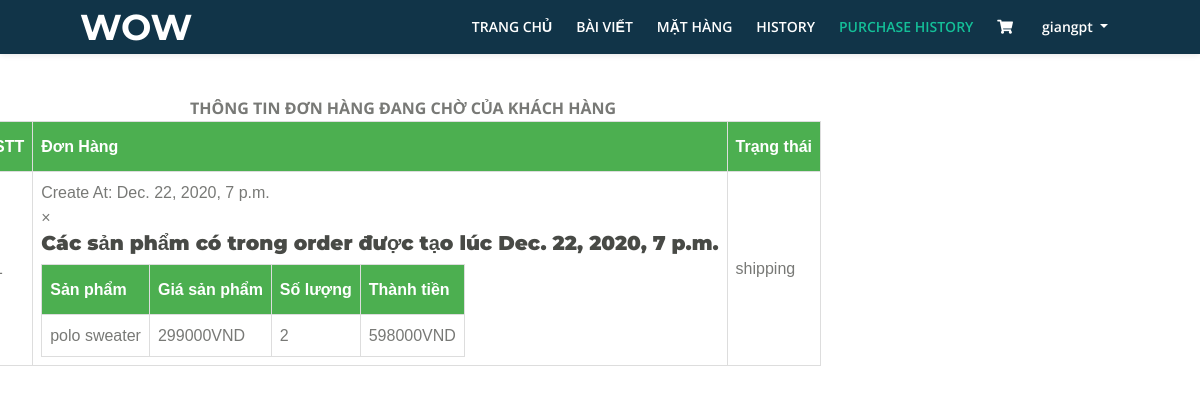
The app's page /view_sanpham/10/ (signed in), older data.
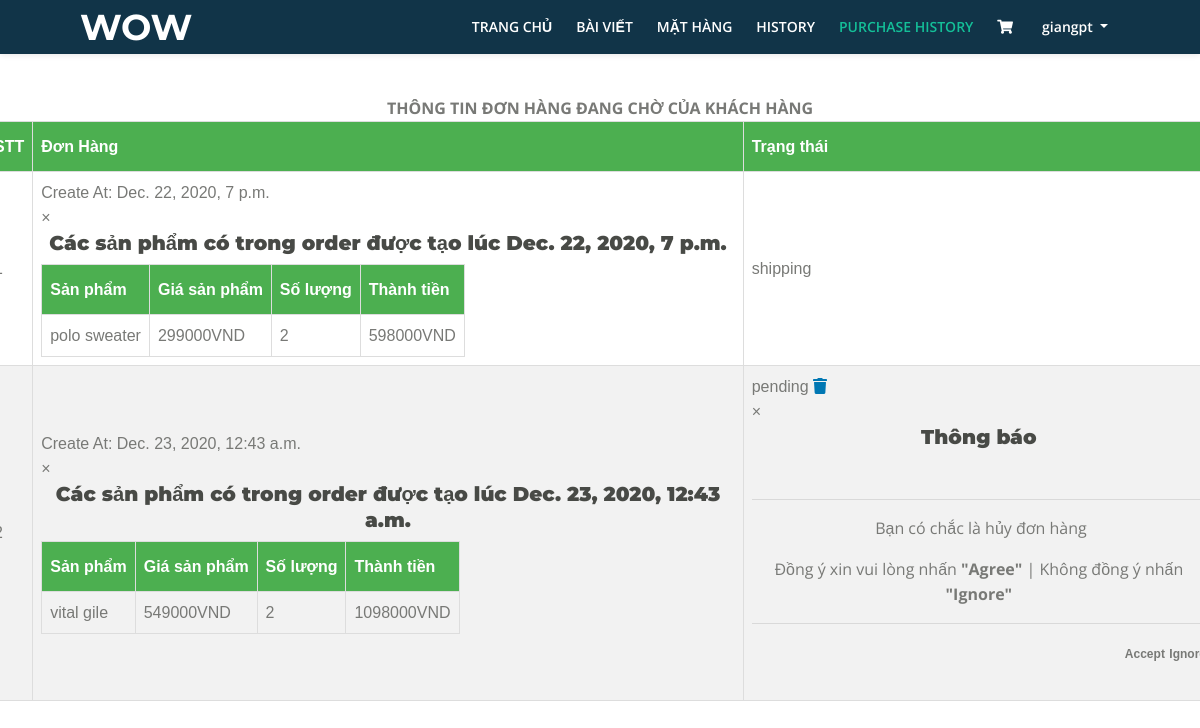
The same page, newer data.
### Page/models.py (models this page shows)
class Order(models.Model):
    id_cart = models.ForeignKey(Cart, on_delete=models.CASCADE, null=True, blank=True)
    id_user = models.ForeignKey(User, on_delete=models.CASCADE, null=True, blank=True)
    status_choice = (
        ('pending', 'pending'),
        ('confirm', 'confirm'),
        ('paid', 'paid'),
        ('shipping', 'shipping'),
        ('completed', 'completed'),
    )
    status = models.CharField(max_length=10, choices=status_choice, null=True, blank=True)
    address = models.TextField(max_length=1000, null=True, blank=True)

class Cart(models.Model):
    id_user = models.ForeignKey(User, on_delete=models.CASCADE, null=True, blank=True)
    total_price = models.IntegerField(null=True, blank=True)
    CreateAt = models.DateTimeField(auto_now=True)
    is_new = models.BooleanField(default=True)
    is_pending = models.BooleanField(default=True)

class CartItem(models.Model):
    id_product = models.ForeignKey(Product, on_delete=models.CASCADE, null=True, blank=True)
    id_cart = models.ForeignKey(Cart, on_delete=models.CASCADE, null=True, blank=True)
    num = models.IntegerField(default=0, null=True, blank=True)
    sum_product = models.FloatField(default=0, null=True, blank=True)
    is_checked = models.BooleanField(default=False)

class Product(models.Model):
    title = models.CharField(max_length=200, null=True, blank=True)
    description = models.CharField(max_length=3000, null=True, blank=True)
    img = models.FileField(upload_to='pro_image', null=True, blank=True)
    price = models.FloatField(default=0, null=True, blank=True)
    is_sale = models.BooleanField(default=False)
    price_sale = models.FloatField(default=0, null=True, blank=True)
    type = models.CharField(max_length=300, null=True, blank=True)
    size = models.CharField(max_length=10, null=True, blank=True)
    source = models.CharField(max_length=100, null=True, blank=True)
    for_male = models.BooleanField(default=False)
    for_female = models.BooleanField(default=False)
    TTs = models.TimeField(auto_now=True)
    TTe = models.TimeField(null=True, blank=True)
    def __str__(self):
        return self.title

### Page/views.py (the view)
# urls.py: url(r'^view_sanpham/(?P<id_user>\w+)/$', ViewProductUserBuy.as_view(), name='page_ViewProductUserBuy'),
class ViewProductUserBuy(TemplateView, LoginRequiredMixin):
    login_url = '/'
    template_name = '../Templates/Base_Product_User.html'
    def get(self, request, id_user):
        if request.user.is_authenticated():
            user_id = get_object_or_404(User, id=id_user)
            order = Order.objects.filter(id_user=user_id)
            cartItem = CartItem.objects.all()
            content = {
                'order': order,
                'cartItem': cartItem,
            }
            return render(request, self.template_name, content)
        else:
            return HttpResponseRedirect(reverse('Page:page_login'))

### Templates/Base_Product_User.html (shortened to what this page needs)
<!DOCTYPE html>
<html lang="en">
<head>
    <link href="/static/css/bootstrap.css" rel="stylesheet">
    <link href="/static/css/fontawesome-all.css" rel="stylesheet">
    <link href="/static/css/swiper.css" rel="stylesheet">
	<link href="/static/css/magnific-popup.css" rel="stylesheet">
	<link href="/static/css/styles_base_UI_home.css" rel="stylesheet">
</head>
<body>
    {% include 'NavigationBar/nav_User_or_Manager.html' %}
    <div class="row product-user-buy">
    <div>
        <div class="panel-heading" align="center"><b>THÔNG TIN ĐƠN HÀNG ĐANG CHỜ CỦA KHÁCH HÀNG</b></div>
    	<table class="w3-table-all" id="history-table">
            <thead>
                <tr>
                	<th class="w3-center">STT</th>
                	<th class="w3-center">Đơn Hàng</th>
                	<th class="w3-center">Trạng thái</th>
                </tr>
            </thead>
            <tbody>
                {% for item in order %}
                {% if item.status != 'completed' %}
                <tr>
                	<td class="w3-center">{{forloop.counter}}</td>
                    <td class="w3-center">Create At: {{item.id_cart.CreateAt}}
                        <div id="{{item.id}}" class="w3-modal">
                            <div class="w3-modal-content">
                                {% include 'Form/form_orderInfo.html'%}
                            </div>
                        </div>
                    </td>
                    {% if item.status == 'pending' or item.status == 'confirm' %}
                    <td class="w3-center">{{item.status}}
                        <span class="fa fa-trash" onclick="document.getElementById('id{{item.id}}').style.display='block'"
                              class="w3-button w3-black" style="color: #0077b3" data-toggle="tooltip" title="Xóa Đơn Đặt Hàng">
                        </span>
                        <div id="id{{item.id}}" class="w3-modal">
                            <div class="w3-modal-content">
                                {% include 'Form/form_cancelOrder.html'%}
                            </div>
                        </div>
                    </td>
                    {% else %}
                    <td class="w3-center">{{item.status}}</td>
                    {% endif %}
                </tr>
                {% endif %}
                {% endfor %}
            </tbody>
        </table>
	</div>
    </div>
</body>
</html>

### Templates/NavigationBar/nav_User_or_Manager.html (shortened to what this page needs)
<!DOCTYPE html>
<html lang="en">
<head>
    <link href="/static/css/bootstrap.css" rel="stylesheet">
    <link href="/static/css/fontawesome-all.css" rel="stylesheet">
    <link href="/static/css/swiper.css" rel="stylesheet">
    <link href="/static/css/magnific-popup.css" rel="stylesheet">
    <link href="/static/css/styles_base_UI_home.css" rel="stylesheet">
</head>
<body>
    <nav class="navbar navbar-expand-md navbar-dark navbar-custom fixed-top top-nav-collapse">
        <a class="navbar-brand logo-text page-scroll" href="{% url 'Page:page_Index_User' %}">WOW</a>
        <div class="collapse navbar-collapse" id="navbarsExampleDefault">
            <ul class="navbar-nav ml-auto">
                <li class="nav-item">
                    <a class="nav-link" href="{% url 'Page:page_Index_User' %}">TRANG CHỦ<span class="sr-only">(current)</span></a>
                </li>
                <li class="nav-item">
                    <a class="nav-link posts-page" href="{% url 'Page:page_blog_page' %}">BÀI VIẾT</a>
                </li>
                <li class="nav-item">
                    <a class="nav-link products-page" href="{% url 'Page:page_product_list' %}">MẶT HÀNG</a>
                </li>
                {% if user.customer.type == "US" %}
                    <li class="nav-item">
                        <a class="nav-link history" href="{% url 'Page:page_ViewHistory' user.id %}">HISTORY</a>
                    </li>
                    <li class="nav-item">
                        <a class="nav-link bill_status" href="{% url 'Page:page_ViewProductUserBuy' user.id %}">PURCHASE HISTORY</a>
                    </li>
                    <li class="nav-item">
                        <a href="{% url 'Page:page_BaseViewCart' user.id %}" class="icon-shopping-cart nav-link">
                            <i class="fa">&#xf07a;</i>
                        </a>
                    </li>
                {% endif %}
                <li class="nav-item dropdown">
                    <a class="nav-link dropdown-toggle page-scroll" id="navbarDropdown" role="button" aria-haspopup="true" aria-expanded="false">{{user.username}} </a>
                </li>
            </ul>
        </div>
    </nav>
</body>
</html>

### Templates/Form/form_orderInfo.html (shortened to what this page needs)
<!DOCTYPE html>
<html lang="en">
<head>
</head>
<body>
    <header class="w3-container w3-light-blue">
        <span onclick="document.getElementById('{{item.id}}').style.display='none'"
          class="w3-button w3-display-topright">&times;</span>
        <h4 align="center" style="color: #000099"><strong>Các sản phẩm có trong order được tạo lúc {{item.id_cart.CreateAt}}</strong></h4>
    </header>
    <table>
        <thead>
            <tr>
                <th>Sản phẩm</th>
                <th class="w3-center">Giá sản phẩm</th>
                <th class="w3-center">Số lượng</th>
                <th class="w3-center">Thành tiền</th>
            </tr>
        </thead>
        <tbody>
        {% for product in cartItem %}
            <tr>
                {% if product.id_cart == item.id_cart %}
                <td>{{product.id_product}}</td>
                <td>{{product.id_product.price_sale|floatformat:'-1'}}VND</td>
                <td>{{product.num}}</td>
                <td>{{product.sum_product|floatformat:'-1'}}VND</td>
                {% endif%}
            </tr>
        {% endfor %}
        </tbody>
    </table>
</body>
</html>

### Templates/Form/form_cancelOrder.html (shortened to what this page needs)
<!DOCTYPE html>
<html lang="en">
<head>
</head>
<body>
    <header class="w3-container w3-light-blue">
        <span onclick="document.getElementById('id{{item.id}}').style.display='none'"
          class="w3-button w3-display-topright">&times;</span>
        <h4 align="center" style="color: #000099"><strong>Thông báo</strong></h4>
    </header>
    <div class="w3-container">
        <br>
        <div align="center">
            <hr>
                <form action="" method="post" action="" enctype="multipart/form-data">
                    <div>
                        <div>
                            <p> Bạn có chắc là hủy đơn hàng</p>
                            <p align="center">Đồng ý xin vui lòng nhấn <b>"Agree"</b> | Không đồng ý nhấn <b>"Ignore"</b></p>
                        </div>
                    </div>
                </form>
            <hr>
        </div>
        <div align="right">
            <a href="{% url 'Page:page_cancelOrder' user.id item.id %}"
               class="w3-button w3-blue w3-tiny w3-padding-small w3-round-xlarge" style="text-decoration:none"><b style="font-size:12px">Accept</b>
            </a>
            <span onclick="document.getElementById('id{{item.id}}').style.display='none'" class="w3-button w3-blue w3-tiny w3-padding-small w3-round-xlarge">
                <b style="font-size:12px">Ignore</b>
            </span>
        </div>
        <br>
    </div>
</body>
</html>

### static/css/styles_base_UI_home.css (style rules this page uses)
body, html { width: 100%; height: 100%; }
body, p { color: #787976; font: 400 1rem/1.5625rem "Open Sans", sans-serif; }
h4 { color: #484a46; font: 700 1.25rem/1.625rem "Montserrat", sans-serif; }
a { color: #787976; text-decoration: underline; }
strong { color: #484a46; }
.navbar-custom { padding-top: 0.375rem; padding-bottom: 0.375rem; background-color: #113448; box-shadow: 0 0.0625rem 0.375rem 0 rgba(0, 0, 0, 0.1); font: 600 0.875rem/0.875rem "Open Sans", sans-serif; transition: all 0.2s; }
.navbar-custom .navbar-brand { font-size: 0; }
.navbar-custom .navbar-brand.logo-text { margin-top: 0.25rem; margin-bottom: 0.25rem; font: 700 2.25rem/1.5rem "Montserrat", sans-serif; color: #fff; text-decoration: none; }
.navbar-custom .navbar-nav { margin-top: 0.75rem; margin-bottom: 0.5rem; }
.navbar-custom .nav-item .nav-link { padding: 0.625rem 0.75rem 0.625rem 0.75rem; color: #fff; text-decoration: none; transition: all 0.2s ease; }
@media (min-width: 768px) { .navbar-custom { padding: 2.125rem 1.5rem 2.125rem 2rem; box-shadow: none; background: transparent; } }
@media (min-width: 768px) { .navbar-custom .navbar-brand.logo-text { color: #fff; } }
@media (min-width: 768px) { .navbar-custom .navbar-nav { margin-top: 0; margin-bottom: 0; } }
@media (min-width: 768px) { .navbar-custom .nav-item .nav-link { padding: 0.25rem 0.75rem 0.25rem 0.75rem; } }
@media (min-width: 768px) { .navbar-custom.top-nav-collapse { padding: 0.375rem 1.5rem 0.375rem 2rem; box-shadow: 0 0.0625rem 0.375rem 0 rgba(0, 0, 0, 0.1); background-color: #113448; } }
@media (min-width: 768px) { .navbar-custom.top-nav-collapse .navbar-brand.logo-text { color: #fff; } }
@media (min-width: 768px) { .navbar-custom.top-nav-collapse .nav-item .nav-link { color: #fff; } }
@media (min-width: 1200px) { .navbar-custom { padding-right: 5rem; padding-left: 5rem; } }
@media (min-width: 1200px) { .navbar-custom.top-nav-collapse { padding-right: 5rem; padding-left: 5rem; } }

### Templates/Base_Product_User.html (style rules this page uses)
#history-table { font-family: Arial, Helvetica, sans-serif; border-collapse: collapse; }
#history-table td, #history-table th { border: 1px solid #ddd; padding: 8px; }
#history-table tr:nth-child(even) { background-color: #f2f2f2; }
#history-table th { padding-top: 12px; padding-bottom: 12px; background-color: #4CAF50; color: white; }
.product-user-buy { padding-top: 6rem; }
.navbar-custom .nav-item .nav-link.bill_status { color:#14bf98!important; }

Row changes from the older to the newer data that the page shows:
added Order: id_cart.CreateAt "Dec. 23, 2020, 12:43 a.m.", status "pending"
added CartItem: id_product "vital gile", id_product.price_sale "549000", num "2", sum_product "1098000", shown under "Dec. 23, 2020, 12:43 a.m."
